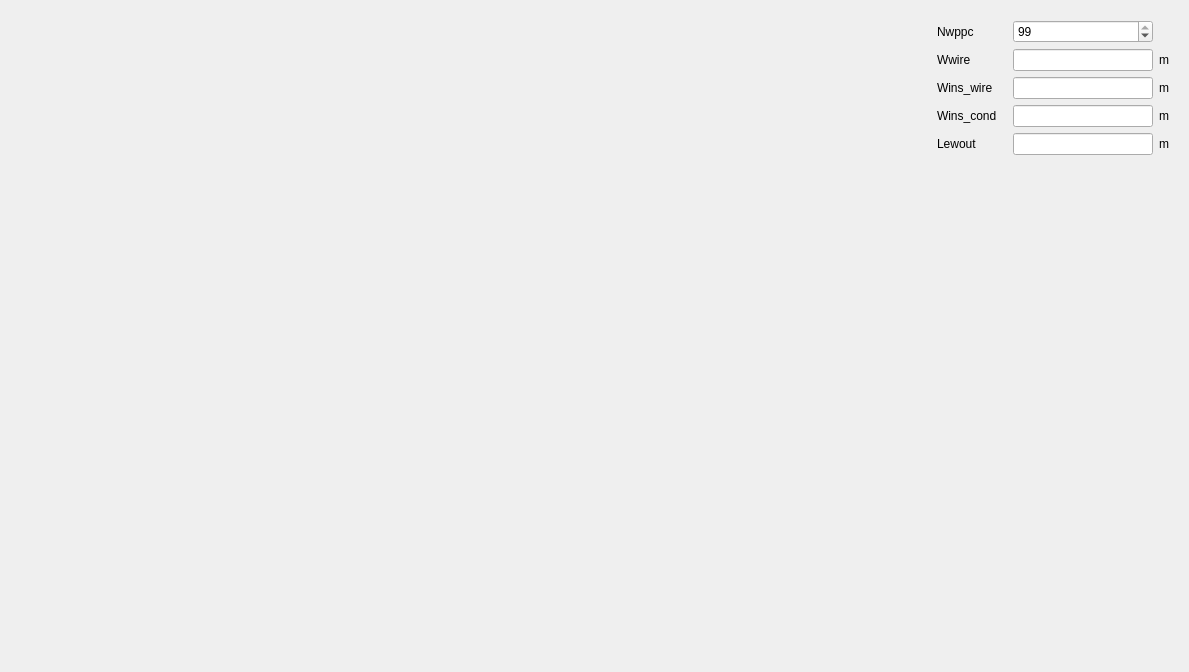
<?xml version="1.0" encoding="UTF-8"?>
<ui version="4.0">
 <class>PCondType12</class>
 <widget class="QWidget" name="PCondType12">
  <property name="geometry">
   <rect>
    <x>0</x>
    <y>0</y>
    <width>1189</width>
    <height>672</height>
   </rect>
  </property>
  <property name="windowTitle">
   <string>Form</string>
  </property>
  <layout class="QHBoxLayout" name="horizontalLayout">
   <item>
    <widget class="QLabel" name="img_cond">
     <property name="minimumSize">
      <size>
       <width>0</width>
       <height>0</height>
      </size>
     </property>
     <property name="maximumSize">
      <size>
       <width>16777215</width>
       <height>16777215</height>
      </size>
     </property>
     <property name="text">
      <string/>
     </property>
     <property name="pixmap">
      <pixmap resource="../../../../Resources/pyleecan.qrc">:/images/images/MachineSetup/WindParam/CondType12.png</pixmap>
     </property>
     <property name="scaledContents">
      <bool>true</bool>
     </property>
    </widget>
   </item>
   <item>
    <widget class="QWidget" name="widget" native="true">
     <property name="minimumSize">
      <size>
       <width>250</width>
       <height>0</height>
      </size>
     </property>
     <property name="maximumSize">
      <size>
       <width>250</width>
       <height>16777215</height>
      </size>
     </property>
     <layout class="QVBoxLayout" name="verticalLayout">
      <item>
       <layout class="QGridLayout" name="gridLayout">
        <item row="0" column="0">
         <widget class="QLabel" name="in_Nwpc1">
          <property name="minimumSize">
           <size>
            <width>70</width>
            <height>0</height>
           </size>
          </property>
          <property name="text">
           <string>Nwppc</string>
          </property>
         </widget>
        </item>
        <item row="0" column="1">
         <widget class="QSpinBox" name="si_Nwpc1">
          <property name="minimumSize">
           <size>
            <width>0</width>
            <height>0</height>
           </size>
          </property>
          <property name="value">
           <number>99</number>
          </property>
         </widget>
        </item>
        <item row="1" column="0">
         <widget class="QLabel" name="in_Wwire">
          <property name="minimumSize">
           <size>
            <width>70</width>
            <height>0</height>
           </size>
          </property>
          <property name="text">
           <string>Wwire</string>
          </property>
         </widget>
        </item>
        <item row="1" column="1">
         <widget class="FloatEdit" name="lf_Wwire">
          <property name="minimumSize">
           <size>
            <width>0</width>
            <height>0</height>
           </size>
          </property>
          <property name="maximumSize">
           <size>
            <width>16777215</width>
            <height>16777215</height>
           </size>
          </property>
         </widget>
        </item>
        <item row="1" column="2">
         <widget class="QLabel" name="unit_Wwire">
          <property name="minimumSize">
           <size>
            <width>0</width>
            <height>0</height>
           </size>
          </property>
          <property name="text">
           <string>m</string>
          </property>
         </widget>
        </item>
        <item row="2" column="0">
         <widget class="QLabel" name="in_Wins_wire">
          <property name="minimumSize">
           <size>
            <width>40</width>
            <height>0</height>
           </size>
          </property>
          <property name="text">
           <string>Wins_wire</string>
          </property>
         </widget>
        </item>
        <item row="2" column="1">
         <widget class="FloatEdit" name="lf_Wins_wire">
          <property name="minimumSize">
           <size>
            <width>50</width>
            <height>0</height>
           </size>
          </property>
          <property name="maximumSize">
           <size>
            <width>16777215</width>
            <height>16777215</height>
           </size>
          </property>
         </widget>
        </item>
        <item row="2" column="2">
         <widget class="QLabel" name="unit_Wins_wire">
          <property name="minimumSize">
           <size>
            <width>0</width>
            <height>0</height>
           </size>
          </property>
          <property name="text">
           <string>m</string>
          </property>
         </widget>
        </item>
        <item row="3" column="0">
         <widget class="QLabel" name="in_Wins_cond">
          <property name="text">
           <string>Wins_cond</string>
          </property>
         </widget>
        </item>
        <item row="3" column="1">
         <widget class="FloatEdit" name="lf_Wins_cond">
          <property name="minimumSize">
           <size>
            <width>50</width>
            <height>0</height>
           </size>
          </property>
          <property name="maximumSize">
           <size>
            <width>16777215</width>
            <height>16777215</height>
           </size>
          </property>
         </widget>
        </item>
        <item row="3" column="2">
         <widget class="QLabel" name="unit_Wins_cond">
          <property name="text">
           <string>m</string>
          </property>
         </widget>
        </item>
        <item row="4" column="0">
         <widget class="QLabel" name="in_Lewout">
          <property name="minimumSize">
           <size>
            <width>40</width>
            <height>0</height>
           </size>
          </property>
          <property name="toolTip">
           <string>End-winding length on one side for a half-turn</string>
          </property>
          <property name="whatsThis">
           <string>End-winding length on one side for a half-turn</string>
          </property>
          <property name="text">
           <string>Lewout</string>
          </property>
         </widget>
        </item>
        <item row="4" column="1">
         <widget class="FloatEdit" name="lf_Lewout">
          <property name="minimumSize">
           <size>
            <width>50</width>
            <height>0</height>
           </size>
          </property>
          <property name="maximumSize">
           <size>
            <width>16777215</width>
            <height>16777215</height>
           </size>
          </property>
          <property name="toolTip">
           <string>End-winding length on one side for a half-turn</string>
          </property>
          <property name="whatsThis">
           <string>End-winding length on one side for a half-turn</string>
          </property>
         </widget>
        </item>
        <item row="4" column="2">
         <widget class="QLabel" name="unit_Lewout">
          <property name="minimumSize">
           <size>
            <width>0</width>
            <height>0</height>
           </size>
          </property>
          <property name="toolTip">
           <string>End-winding length on one side for a half-turn</string>
          </property>
          <property name="whatsThis">
           <string>End-winding length on one side for a half-turn</string>
          </property>
          <property name="text">
           <string>m</string>
          </property>
         </widget>
        </item>
       </layout>
      </item>
      <item>
       <spacer name="verticalSpacer">
        <property name="orientation">
         <enum>Qt::Vertical</enum>
        </property>
        <property name="sizeHint" stdset="0">
         <size>
          <width>20</width>
          <height>40</height>
         </size>
        </property>
       </spacer>
      </item>
      <item>
       <widget class="WCondOut" name="w_out" native="true"/>
      </item>
     </layout>
    </widget>
   </item>
  </layout>
 </widget>
 <customwidgets>
  <customwidget>
   <class>FloatEdit</class>
   <extends>QLineEdit</extends>
   <header>......GUI/Tools/FloatEdit.h</header>
  </customwidget>
  <customwidget>
   <class>WCondOut</class>
   <extends>QWidget</extends>
   <header>......GUI.Dialog.DMachineSetup.SWindCond.WCondOut.WCondOut.h</header>
   <container>1</container>
  </customwidget>
 </customwidgets>
 <tabstops>
  <tabstop>si_Nwpc1</tabstop>
  <tabstop>lf_Wwire</tabstop>
  <tabstop>lf_Wins_wire</tabstop>
 </tabstops>
 <resources>
  <include location="../../../../Resources/pyleecan.qrc"/>
  <include location="../../../../Resources/pyleecan.qrc"/>
  <include location="../../../../Resources/pyleecan.qrc"/>
 </resources>
 <connections/>
</ui>
